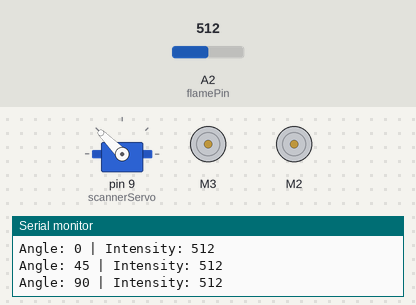
Bench run of a sketch on a simulated Arduino Uno, built with avr-gcc and run on an emulated ATmega328P. Parts: servo, 2 × DC motor (green arrow = forward, orange = backward, longer = faster), the last lines printed to the serial monitor. The inputs (shaded band) are chosen by the test bench; at power-on: A2 (flamePin) = 512.

Above: at 2.2 s.
2.3 s: A2 (flamePin) set to 306
At 3.01 s:
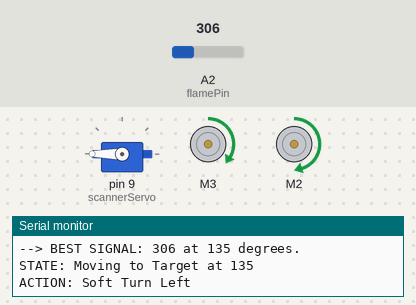
5.3 s: A2 (flamePin) set to 80
At 5.7 s:
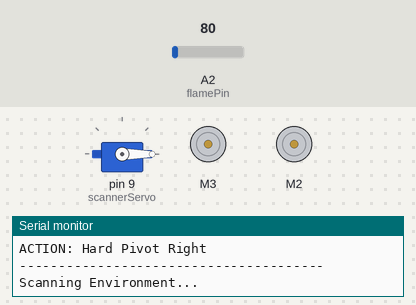
8.3 s: A2 (flamePin) set to 93
11.3 s: A2 (flamePin) set to 107
At 13.2 s:
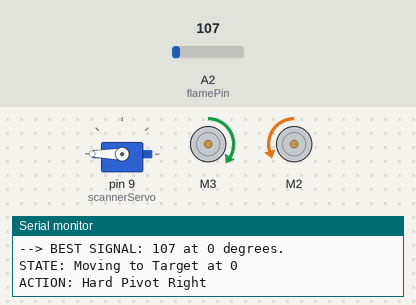
Timing chart, 0 to 15.3 s (numbered marks = the images above; inputs shaded):
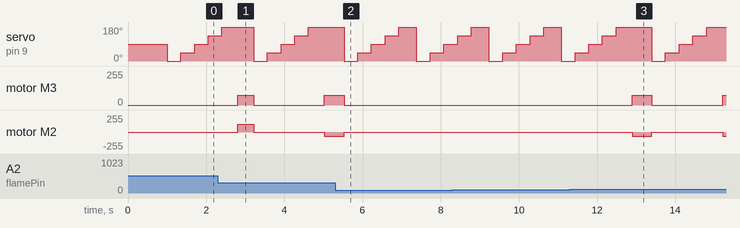

The sketch:

Flame_Detection_Rover_AFM.ino
```cpp
// const int flamePin = A3;      // Your sensor is on A3
// const int ledPin = 13;        // Onboard LED for testing
// int threshold = 950;          // ADJUST THIS to change sensitivity!

// void setup() {
//   Serial.begin(9600);
//   pinMode(ledPin, OUTPUT);
// }

// void loop() {
//   int sensorValue = analogRead(flamePin); // Read A3 (0 to 1023)

//   Serial.print("Flame Intensity: ");
//   Serial.println(sensorValue);

//   // If value drops below threshold, a flame is detected
//   // (Lower value = more infrared light/stronger flame)
//   if (sensorValue < threshold) {
//     digitalWrite(ledPin, HIGH);
//     Serial.println("🔥 FLAME DETECTED! 🔥");
//   } else {
//     digitalWrite(ledPin, LOW);
//   }

//   delay(200);
// }


#include <AFMotor.h>
#include <Servo.h>

/* --- 1. HARDWARE CONFIGURATION --- */
AF_DCMotor motorL(3); // Left Motor on M3
AF_DCMotor motorR(2); // Right Motor on M2
Servo scannerServo;

const int flamePin = A2;

/* --- 2. CALIBRATION & BIAS SETTINGS --- */
const int L_MAX = 155;
const int L_MIN = 75;
const int R_MAX = 120;
const int R_MIN = 90;

// Hard Pivot reduction (80% of Max)
const int L_PVPOT_SPEED = 75;
const int R_PVPOT_SPEED = 60;

// Logic Thresholds
const int ambientThreshold = 975;
const int criticalThreshold = 100;

/* --- 3. SYSTEM SETUP --- */
void setup() {
  Serial.begin(9600);
  Serial.println("--- Flame-Targeting Rover Initialized ---");
  scannerServo.attach(9);
  scannerServo.write(90);
  delay(1000);
}

/* --- 4. OPERATIONAL LOGIC --- */
void loop() {
  int bestVal = 1024;
  int bestAngle = 90;

  Serial.println("Scanning Environment...");

  // Phase 1: Environment Scan (5 Blocks)
  for (int angle = 0; angle <= 180; angle += 45) {
    scannerServo.write(angle);
    delay(350);

    int currentVal = analogRead(flamePin);

    // Telemetry: Show reading for each sector
    Serial.print("Angle: "); Serial.print(angle);
    Serial.print(" | Intensity: "); Serial.println(currentVal);

    if (currentVal < bestVal) {
      bestVal = currentVal;
      bestAngle = angle;
    }
  }

  Serial.print("--> BEST SIGNAL: "); Serial.print(bestVal);
  Serial.print(" at "); Serial.print(bestAngle); Serial.println(" degrees.");

  // Phase 3 & Logic Gate: Intensity Check
  if (bestVal > ambientThreshold) {
    Serial.println("STATE: Idle (No Flame Detected)");
    fullHalt();
  }
  else if (bestVal < criticalThreshold) {
    Serial.println("STATE: Target Reached! Halting.");
    fullHalt();
  }
  else {
    Serial.print("STATE: Moving to Target at "); Serial.println(bestAngle);
    executeMovement(bestAngle);
  }

  Serial.println("---------------------------------------");
}

/* --- 5. MOVEMENT ACTUATION --- */
void executeMovement(int angle) {
  switch (angle) {
    case 0:
      Serial.println("ACTION: Hard Pivot Right");
      pivotRight();
      break;
    case 45:
      Serial.println("ACTION: Soft Turn Right");
      turnRight();
      break;
    case 90:
      Serial.println("ACTION: Driving Forward");
      driveForward();
      break;
    case 135:
      Serial.println("ACTION: Soft Turn Left");
      turnLeft();
      break;
    case 180:
      Serial.println("ACTION: Hard Pivot Left");
      pivotLeft();
      break;
  }

  // Burst duration logic
  if (angle == 0 || angle == 180) {
    delay(500);
  } else {
    delay(400);
  }

  fullHalt();
}

// --- Directional Functional Blocks ---

void driveForward() {
  motorL.setSpeed(L_MAX);
  motorR.setSpeed(R_MAX);
  motorL.run(FORWARD);
  motorR.run(FORWARD);
}

void pivotRight() {
  motorL.setSpeed(L_PVPOT_SPEED);
  motorR.setSpeed(R_PVPOT_SPEED);
  motorL.run(FORWARD);
  motorR.run(BACKWARD);
}

void pivotLeft() {
  motorL.setSpeed(L_PVPOT_SPEED);
  motorR.setSpeed(R_PVPOT_SPEED);
  motorL.run(BACKWARD);
  motorR.run(FORWARD);
}

void turnRight() {
  motorL.setSpeed(L_MAX);
  motorR.setSpeed(R_MIN);
  motorL.run(FORWARD);
  motorR.run(FORWARD);
}

void turnLeft() {
  motorL.setSpeed(L_MIN);
  motorR.setSpeed(R_MAX);
  motorL.run(FORWARD);
  motorR.run(FORWARD);
}

void fullHalt() {
  motorL.run(RELEASE);
  motorR.run(RELEASE);
}
```

Measured:
- the behaviour switches between 99 and 100 on A2 (flamePin) (found by bisection; images 2 and 3)
- after the input at 5.3 s, motor M3, motor M2: goes on until 5.5 s, then stays stopped
- after the input at 11.3 s, motor M3: stopped → forward 75/255 after 1.6 s, → stopped 0.50 s later, → forward 75/255 1.8 s later; motor M2: stopped → backward 60/255 after 1.6 s, → stopped 0.50 s later, → backward 60/255 1.8 s later
